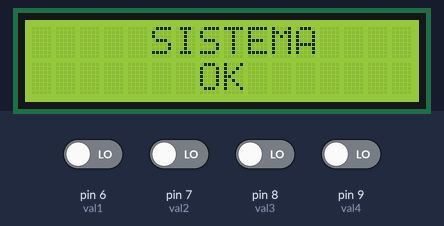
This sketch was run on a simulated Arduino Uno, built with avr-gcc and run on an emulated ATmega328P. Parts: 16×2 character LCD. The inputs (shaded band) are chosen by the test bench; at power-on: pin 6 (val1), pin 7 (val2), pin 8 (val3), pin 9 (val4) LOW.

Above: at 1.2 s.
1.3 s: pin 6 (val1) driven HIGH
At 2.5 s:
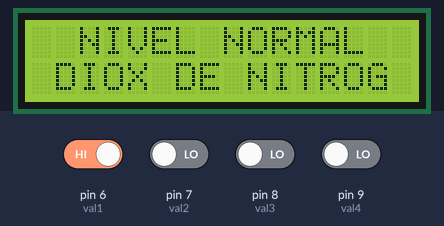
2.8 s: pin 7 (val2) driven HIGH
At 3.8 s:
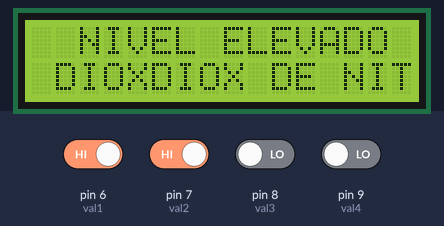
5.8 s: pin 8 (val3) driven HIGH
At 6.1 s:
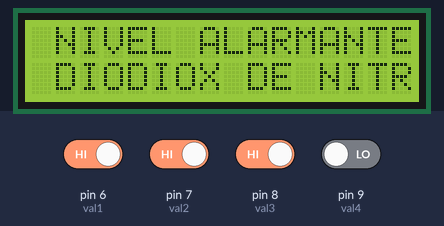
8.8 s: pin 9 (val4) driven HIGH
At 10.1 s:
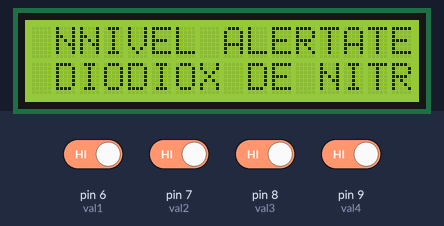
11.8 s: pin 8 (val3) driven LOW
At 13.2 s:
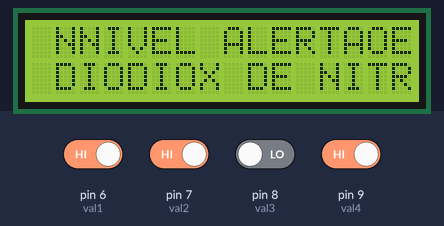
14.8 s: pin 9 (val4) driven LOW
At 16.0 s:
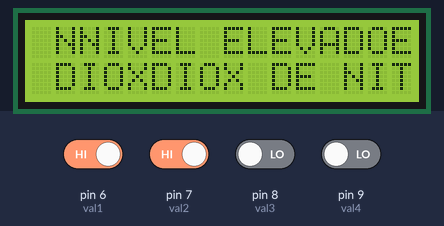
Timing chart, 0 to 17.8 s (numbered marks = the images above; inputs shaded):
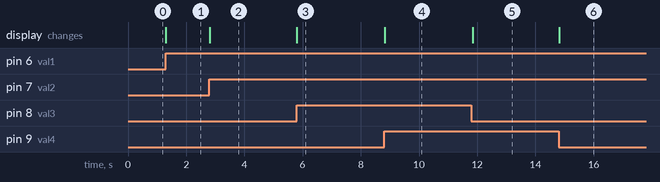

Measured:
- after the input at 1.3 s, the display: changes at once (image 1)
- after the input at 2.8 s, the display: changes at once (image 2)
- after the input at 5.8 s, the display: changes at once (image 3)
- after the input at 8.8 s, the display: changes at once (image 4)
- after the input at 11.8 s, the display: changes at once (image 5)
- after the input at 14.8 s, the display: changes at once (image 6)

The sketch:

gas_LCD.ino
```cpp
#include <Wire.h>
#include <LiquidCrystal.h>

const int rs = 12, en = 11, d4 = 5, d5 = 4, d6 = 3, d7 = 2;
LiquidCrystal lcd(rs, en, d4, d5, d6, d7);

int val1=6;
int val2=7;
int val3=8;
int val4=9;

void setup() {
  lcd.begin(16, 2);
  lcd.setCursor(5,0);
  lcd.print("SISTEMA");
  lcd.setCursor(7,1);
  lcd.print("OK");
}

void loop() {

  if (digitalRead(val1)== HIGH){
  lcd.setCursor(2,0);
  lcd.print("NIVEL NORMAL");
  lcd.setCursor(1, 1);
  lcd.print("DIOX DE NITROG");
}

if (digitalRead(val2) == HIGH){
	lcd.setCursor(2,0);
	lcd.print("NIVEL ELEVADO");
	lcd.setCursor(5, 1);
	lcd.print("DIOX DE NITROG");
}

if (digitalRead(val3) == HIGH){
	lcd.setCursor(1,0);
	lcd.print("NIVEL ALARMANTE");
	lcd.setCursor(4, 1);
	lcd.print("DIOX DE NITROG");
}

if (digitalRead(val4) == HIGH){
	lcd.setCursor(2,0);
	lcd.print("NIVEL ALERTA");
	lcd.setCursor(4, 1);
	lcd.print("DIOX DE NITROG");
  }
}
```
